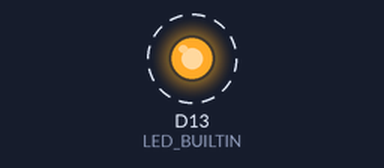
The sketch below on a simulated Arduino Zero (SAMD21). Shown: output pins drawn as LEDs (lit = HIGH). Dashed ring = blinking. What the sketch prints to the serial monitor is not drawn.

Above: at 0.3 s.
Timing chart, 0 to 3.1 s (numbered marks = the images above):
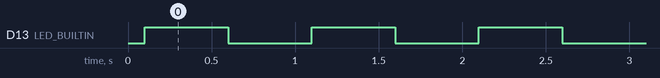

Measured:
- by itself, D13 (LED_BUILTIN): alternates HIGH for 0.50 s and LOW for 0.50 s

The sketch:

blinky-m0.ino
```cpp
void setup() {
  pinMode(LED_BUILTIN, OUTPUT);

  SerialUSB.begin(9600);
  // Blinky will not start unless serial prints are enabled
  // while (!SerialUSB) { }
  delay(100);

  SerialUSB.println("Start!");
}

void loop() {
  SerialUSB.println("HIGH");
  digitalWrite(LED_BUILTIN, HIGH);
  delay(500);

  SerialUSB.println("LOW");
  digitalWrite(LED_BUILTIN, LOW);
  delay(500);
}
```
